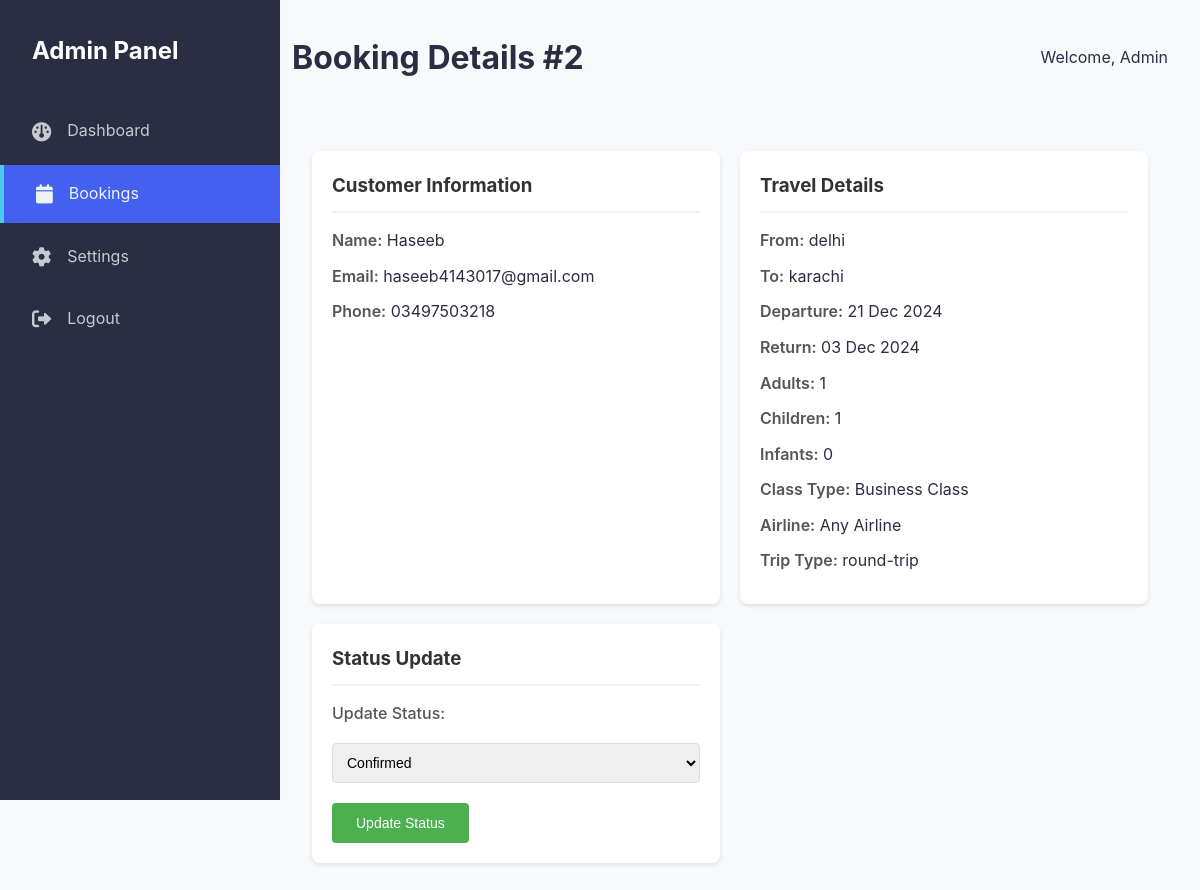
The app's page /project/admin/view-booking.php?id=2 (signed in) with its own data.
### tables this page shows
CREATE TABLE bookings (
    id INT AUTO_INCREMENT PRIMARY KEY,
    name VARCHAR(100) NOT NULL,
    email VARCHAR(100) NOT NULL,
    phone VARCHAR(20) NOT NULL,
    from_location VARCHAR(100) NOT NULL,
    to_location VARCHAR(100) NOT NULL,
    departure_date DATE NOT NULL,
    return_date DATE,
    FAdult INT NOT NULL,
    FChild INT NOT NULL,
    FInfant INT NOT NULL,
    FClsType ENUM('ECONOMY', 'PREMIUM', 'BUSINESS') NOT NULL DEFAULT 'ECONOMY',
    passengers INT NOT NULL,
    status ENUM('pending', 'confirmed', 'cancelled') DEFAULT 'pending',
    trip_type ENUM('one-way', 'round-trip') DEFAULT 'round-trip',
    FAirLine VARCHAR(10) NOT NULL DEFAULT 'ALL',
    created_at TIMESTAMP DEFAULT CURRENT_TIMESTAMP,
    deleted_at TIMESTAMP NULL DEFAULT NULL,
    INDEX idx_class_type (FClsType)
);

### project/admin/view-booking.php (the view, shortened to what this page needs)
<?php
require_once '../../private/config.php';
$booking_id = filter_var($_GET['id'], FILTER_SANITIZE_NUMBER_INT);
$sql = "SELECT b.*, COALESCE(b.FClsType, 'ECONOMY') as class_type FROM bookings b WHERE b.id = ? LIMIT 1";
$stmt = $conn->prepare($sql);
$stmt->bind_param("i", $booking_id);
$stmt->execute();
$result = $stmt->get_result();
$booking = $result->fetch_assoc();
function getAirlineName($code) {
    $airlines = [
        'ALL' => 'Any Airline',
        'BA' => 'British Airways',
        'KA' => 'Kenya Airways',
        'RAM' => 'Royal Air Maroc',
        'KLM' => 'KLM',
        'AF' => 'Air France',
        'TK' => 'Turkish Airlines',
        'EK' => 'Emirates',
        'QR' => 'Qatar Airways',
        'LH' => 'Lufthansa',
        'VS' => 'Virgin Atlantic',
        'WB' => 'Rwandair Express',
        'ET' => 'Ethiopian Air Lines',
        'LX' => 'Swiss'
    ];
    return $airlines[$code] ?? $code;
}
function formatClassType($classType) {
    $cleanType = strtoupper(trim($classType ?? 'ECONOMY'));
    $formattedTypes = [
        'ECONOMY' => 'Economy Class',
        'PREMIUM' => 'Premium Economy',
        'BUSINESS' => 'Business Class'
    ];
    return $formattedTypes[$cleanType] ?? 'Economy Class';
}
?>
<!DOCTYPE html>
<html lang="en">
<head>
    <link rel="stylesheet" href="../assets/css/admin.css">
    <link rel="stylesheet" href="https://cdnjs.cloudflare.com/ajax/libs/font-awesome/6.0.0/css/all.min.css">
</head>
<body>
    <div class="admin-container">
        <aside class="sidebar">
            <h2>Admin Panel</h2>
            <nav>
                <ul>
                    <li><a href="index.php"><i class="fas fa-dashboard"></i> Dashboard</a></li>
                    <li class="active"><a href="bookings.php"><i class="fas fa-calendar"></i> Bookings</a></li>
                    <li><a href="settings.php"><i class="fas fa-cog"></i> Settings</a></li>
                    <li><a href="logout.php"><i class="fas fa-sign-out-alt"></i> Logout</a></li>
                </ul>
            </nav>
        </aside>
        <main class="main-content">
            <header class="admin-header">
                <h1>Booking Details #<?php echo $booking['id']; ?></h1>
                <div class="admin-user">
                    <span>Welcome, Admin</span>
                </div>
            </header>
            <div class="booking-details">
                <div class="detail-card">
                    <h3>Customer Information</h3>
                    <p><strong>Name:</strong> <?php echo htmlspecialchars($booking['name']); ?></p>
                    <p><strong>Email:</strong> <?php echo htmlspecialchars($booking['email']); ?></p>
                    <p><strong>Phone:</strong> <?php echo htmlspecialchars($booking['phone']); ?></p>
                </div>
                <div class="detail-card">
                    <h3>Travel Details</h3>
                    <p><strong>From:</strong> <?php echo htmlspecialchars($booking['from_location']); ?></p>
                    <p><strong>To:</strong> <?php echo htmlspecialchars($booking['to_location']); ?></p>
                    <p><strong>Departure:</strong> <?php echo date('d M Y', strtotime($booking['departure_date'])); ?></p>
                    <p><strong>Return:</strong> <?php echo $booking['return_date'] ? date('d M Y', strtotime($booking['return_date'])) : 'N/A'; ?></p>
                    <p><strong>Adults:</strong> <?php echo htmlspecialchars($booking['FAdult']); ?></p>
                    <p><strong>Children:</strong> <?php echo htmlspecialchars($booking['FChild']); ?></p>
                    <p><strong>Infants:</strong> <?php echo htmlspecialchars($booking['FInfant']); ?></p>
                    <p><strong>Class Type:</strong> <?php
                        $classType = $booking['FClsType'] ?? 'ECONOMY';
                        echo htmlspecialchars(formatClassType($classType));
                    ?></p>
                    <p><strong>Airline:</strong> <?php echo htmlspecialchars(getAirlineName($booking['FAirLine'])); ?></p>
                    <p><strong>Trip Type:</strong> <?php echo htmlspecialchars($booking['trip_type']); ?></p>
                </div>
                <div class="detail-card">
                    <h3>Status Update</h3>
                    <form method="POST" action="">
                        <div class="form-group">
                            <label for="status">Update Status:</label>
                            <select name="status" id="status">
                                <option value="confirmed" <?php echo $booking['status'] === 'confirmed' ? 'selected' : ''; ?>>Confirmed</option>
                            </select>
                        </div>
                        <button type="submit" class="btn-update">Update Status</button>
                    </form>
                </div>
            </div>
        </main>
    </div>
</body>
</html>

### project/assets/css/admin.css (style rules this page uses)
:root { --primary: #4361ee; --secondary: #3f37c9; --success: #4cc9f0; --warning: #f72585; --info: #4895ef; --dark: #2b2d42; --gray: #8d99ae; --light-gray: #edf2f4; --white: #ffffff; --body-bg: #f8f9fa; --sidebar-bg: #2b2d42; --card-shadow: 0 2px 6px rgba(0, 0, 0, 0.1); }
* { margin: 0; padding: 0; box-sizing: border-box; }
body { font-family: 'Inter', sans-serif; background: var(--body-bg); color: var(--dark); line-height: 1.6; }
.admin-container { display: flex; min-height: 100vh; }
.sidebar { width: 260px; background: var(--sidebar-bg); color: var(--white); position: fixed; height: 100vh; overflow-y: auto; }
.main-content { flex: 1; margin-left: 260px; padding: 2rem; background: var(--body-bg); }
.sidebar { width: 280px; background: var(--sidebar-bg); padding: 2rem 0; }
.sidebar h2 { color: var(--white); padding: 0 2rem; margin-bottom: 2rem; font-size: 1.5rem; }
.sidebar nav ul { list-style: none; }
.sidebar nav ul li { margin-bottom: 5px; }
.sidebar nav ul li a { display: flex; align-items: center; padding: 1rem 2rem; color: var(--light-gray); text-decoration: none; transition: all 0.3s ease; opacity: 0.8; }
.sidebar nav ul li a i { margin-right: 1rem; font-size: 1.2rem; }
.sidebar nav ul li.active a, .sidebar nav ul li a:hover { background: var(--primary); opacity: 1; border-left: 4px solid var(--success); }
.main-content { flex: 1; padding: 2rem; background: var(--body-bg); }
.admin-header { display: flex; justify-content: space-between; align-items: center; margin-bottom: 2rem; padding-bottom: 1rem; border-bottom: 2px solid var(--peach-cream); }
.form-group { display: flex; flex-direction: column; gap: 0.5rem; }
.form-group label { font-weight: 500; color: var(--dark); }
.booking-details { display: grid; grid-template-columns: repeat(auto-fit, minmax(300px, 1fr)); gap: 20px; padding: 20px; }
.detail-card { background: #ffffff; border-radius: 8px; padding: 20px; box-shadow: 0 2px 4px rgba(0, 0, 0, 0.1); }
.detail-card h3 { color: #333; margin-bottom: 15px; padding-bottom: 10px; border-bottom: 2px solid #f0f0f0; }
.detail-card p { margin: 10px 0; line-height: 1.6; }
.detail-card strong { color: #555; font-weight: 600; }
.form-group { margin-bottom: 20px; }
.form-group label { display: block; margin-bottom: 8px; color: #555; font-weight: 500; }
.form-group select { width: 100%; padding: 10px; border: 1px solid #ddd; border-radius: 4px; font-size: 14px; }
.btn-update { background: #4CAF50; color: white; border: none; padding: 12px 24px; border-radius: 4px; cursor: pointer; font-size: 14px; transition: background 0.3s ease; }
select option[value="confirmed"] { color: #155724; }
.form-group select { max-width: 100%; box-sizing: border-box; }
.detail-card { word-wrap: break-word; overflow-wrap: break-word; }

### records on screen
bookings: id "2", name "Haseeb", email "haseeb4143017@gmail.com", phone "03497503218", from_location "delhi", to_location "karachi", departure_date "21 Dec 2024", return_date "03 Dec 2024", FAdult "1", FChild "1", FInfant "0", FClsType "Business Class", FAirLine "Any Airline", trip_type "round-trip", status "Confirmed"
